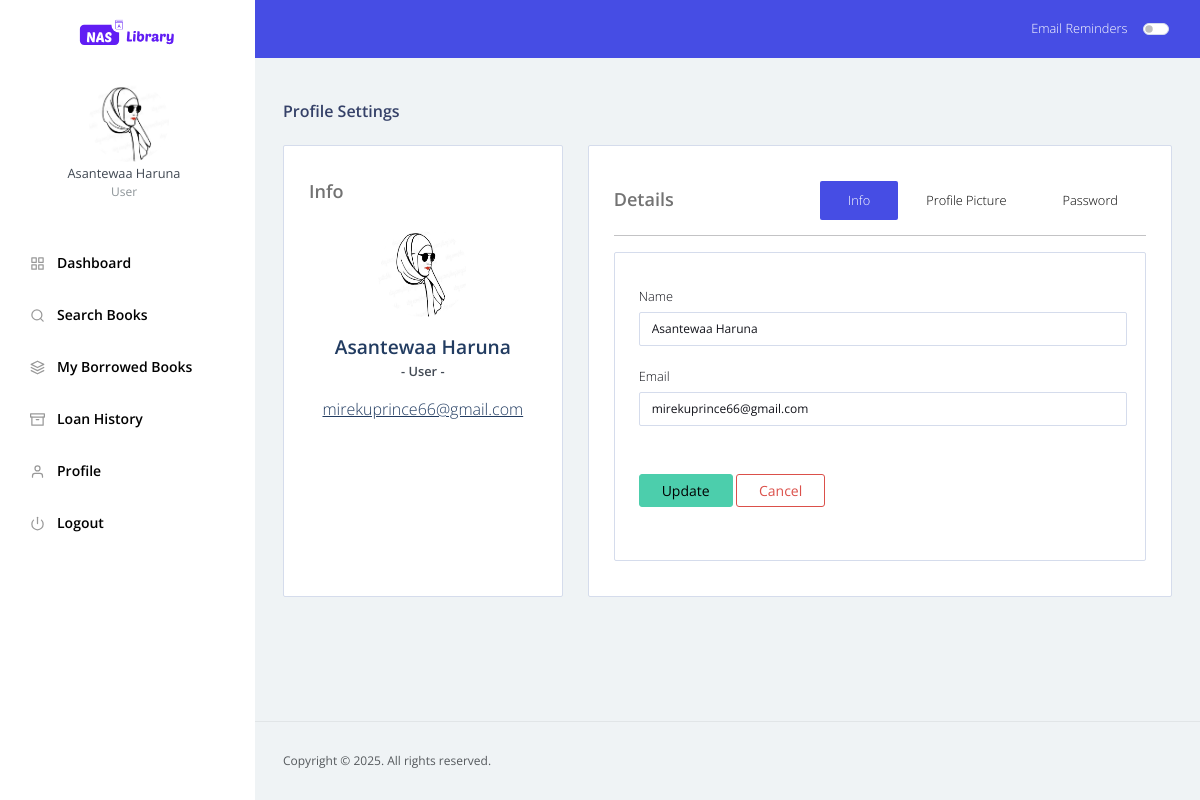
The app's page /admin/profile.php (signed in) with its own data.
### tables this page shows
CREATE TABLE IF NOT EXISTS `users` (
  `user_id` int(11) NOT NULL AUTO_INCREMENT,
  `username` varchar(50) NOT NULL,
  `password` varchar(255) NOT NULL,
  `full_name` varchar(100) NOT NULL,
  `email` varchar(100) NOT NULL,
  `role` enum('admin','user') NOT NULL DEFAULT 'user',
  `profile_pic` varchar(100) DEFAULT NULL,
  `created_at` timestamp NULL DEFAULT CURRENT_TIMESTAMP,
  `updated_at` timestamp NULL DEFAULT CURRENT_TIMESTAMP ON UPDATE CURRENT_TIMESTAMP,
  `email_reminder` tinyint(1) DEFAULT '0',
  PRIMARY KEY (`user_id`),
  UNIQUE KEY `username` (`username`),
  UNIQUE KEY `email` (`email`)
);

### admin/profile.php (the view, shortened to what this page needs)
<?php
	require_once '../config/db_connect.php';
	$user_id = $_SESSION['user_id'];
	$user_query = "SELECT * FROM users WHERE user_id = $user_id";
	$user_result = $conn->query($user_query);
	$user = $user_result->fetch_assoc();
	include('../includes/dashboard_header.php');
?>
	<div class="content-wrapper">
        <div class="my-3 d-flex justify-content-between align-items-center">
            <h5>
                Profile Settings
            </h5>
        </div>
        <div class="row user-profile">
            <div class="col-lg-4 stretch-card side-left">
                <div class="col-12 stretch-card">
                  <div class="card ">
                    <div class="card-body avatar">
                      <h4 class="card-title">Info</h4>
                      <?php if (!empty($user['profile_pic'])): ?>
                          <img src="../assets/images/profiles/<?php echo $user['profile_pic']; ?>" alt="Profile Picture">
                      <?php else: ?>
                          <img src="../assets/images/rgu_logo.jpg" alt="Default Profile">
                      <?php endif; ?>
                      <p class="name"><?php echo $user['full_name']; ?></p>
                      <p class="designation">- <?php echo ucfirst($user['role']); ?> -</p>
                      <a class="d-block text-center text-dark" href="#"><?php echo $user['email']; ?></a>
                    </div>
                  </div>
                </div>
            </div>
            <div class="col-lg-8 side-right stretch-card">
              <div class="card">
                <div class="card-body">
                  <div class="wrapper d-block d-sm-flex align-items-center justify-content-between">
                    <h4 class="card-title mb-0">Details</h4>
                    <ul class="nav nav-tabs tab-solid tab-solid-primary mb-0" id="myTab" role="tablist">
                      <li class="nav-item">
                        <a class="nav-link active" id="info-tab" data-toggle="tab" href="#info" role="tab" aria-controls="info" aria-expanded="true">Info</a>
                      </li>
                      <li class="nav-item">
                        <a class="nav-link" id="avatar-tab" data-toggle="tab" href="#avatar" role="tab" aria-controls="avatar">Profile Picture</a>
                      </li>
                      <li class="nav-item">
                        <a class="nav-link" id="security-tab" data-toggle="tab" href="#security" role="tab" aria-controls="security">Password</a>
                      </li>
                    </ul>
                  </div>
                  <div class="wrapper">
                    <hr>
                    <div class="tab-content" id="myTabContent">
                      <div class="tab-pane fade show active" id="info" role="tabpanel" aria-labelledby="info">
                        <form action="" method="POST">
                          <div class="form-group">
                            <label for="name">Name</label>
                            <input type="text" class="form-control" id="name" name="name" placeholder="Change user name" value="<?php echo $user['full_name']; ?>" required>
                          </div>
                          <div class="form-group">
                            <label for="email">Email</label>
                            <input type="email" class="form-control" id="email" name="email" placeholder="Change email address" value="<?php echo $user['email']; ?>" required>
                          </div>
                          <div class="form-group mt-5">
                            <button type="submit" name="update_info" class="btn btn-success mr-2">Update</button>
                            <button type="reset" class="btn btn-outline-danger">Cancel</button>
                          </div>
                        </form>
                      </div>
                    </div>
                  </div>
                </div>
              </div>
            </div>
          </div>
    </div>
<?php include_once('../includes/dashboard_footer.php'); ?>

### includes/sidenav.php (shortened to what this page needs)
<?php
    require_once '../config/db_connect.php';
    $user_id = isset($_SESSION['user_id']) ? $_SESSION['user_id'] : null;
    $user_info = null;
    if ($user_id) {
        $query = "SELECT full_name, role, profile_pic FROM users WHERE user_id = ?";
        $stmt = $conn->prepare($query);
        $stmt->bind_param("i", $user_id);
        $stmt->execute();
        $result = $stmt->get_result();
        $user_info = $result->fetch_assoc();
    }
    $user_role = $user_info ? $user_info['role'] : '';
    $is_admin = ($user_role === 'admin');
    $profile_pic = $user_info && !empty($user_info['profile_pic'])
        ? '../assets/images/profiles/' . $user_info['profile_pic']
        : '../assets/images/RGU_logo.jpg';
?>
<nav class="sidebar sidebar-offcanvas" id="sidebar">
    <ul class="nav">
        <li class="nav-item nav-profile mt-4">
            <div class="nav-link">
                <div class="profile-image">
                    <img src="<?php echo $profile_pic; ?>" class="rounded-circle" alt="profile" style="width: 80px; height: 80px; object-fit: cover;"/>
                </div>
                <div class="profile-name">
                    <p class="name">
                        <?php echo $user_info ? $user_info['full_name'] : 'User'; ?>
                    </p>
                    <p class="designation">
                        <?php echo ucfirst($user_role); ?>
                    </p>
                </div>
            </div>
        </li>
        <li class="nav-item">
            <a class="nav-link" href="dashboard.php">
                <i data-feather="grid" class="sidenav-icon"></i>
                <span class="menu-title text-black font-weight-semibold">Dashboard</span>
            </a>
        </li>
        <?php if (!$is_admin): ?>
            <li class="nav-item">
                <a class="nav-link" href="./search_books.php">
                    <i data-feather="search" class="sidenav-icon"></i>
                    <span class="menu-title text-black font-weight-semibold">Search Books</span>
                </a>
            </li>
            <li class="nav-item">
                <a class="nav-link" href="./borrowed_books.php">
                    <i data-feather="layers" class="sidenav-icon"></i>
                    <span class="menu-title text-black font-weight-semibold">My Borrowed Books</span>
                </a>
            </li>
            <li class="nav-item">
                <a class="nav-link" href="./loan_history.php">
                    <i data-feather="archive" class="sidenav-icon"></i>
                    <span class="menu-title text-black font-weight-semibold">Loan History</span>
                </a>
            </li>
        <?php endif; ?>
        <li class="nav-item">
            <a class="nav-link" href="./profile.php">
                <i data-feather="user" class="sidenav-icon"></i>
                <span class="menu-title text-black font-weight-semibold">Profile</span>
            </a>
        </li>
        <li class="nav-item">
            <a class="nav-link" href="../authentication/logout.php">
                <i data-feather="power" class="sidenav-icon"></i>
                <span class="menu-title text-black font-weight-semibold">Logout</span>
            </a>
        </li>
    </ul>
</nav>

### records on screen
users: profile_pic (picture), full_name "Asantewaa Haruna", role "User", email "mirekuprince66@gmail.com", name "Asantewaa Haruna"
